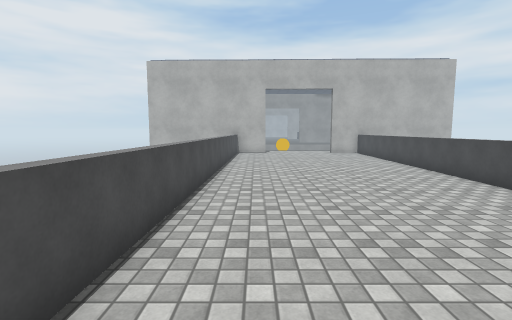
view 1 (above)

23 first-person views from a walk through a scene from a Unity 3-D project. The camera is 1.4 m above the floor, tilts 6° down and sees 85° across. The floor is counted in squares, 0.89 m on a side. Each view is taken from the middle of a square. On the plan, view 1 faces up. The plan holds only what a view shows up to about 14 squares ahead; the rest is blank. The place goes on beyond the plan. The player character is not drawn. Door leaves are left out, so doorways stand open. Surface patterns are stand-ins for the level's own textures.

view 2
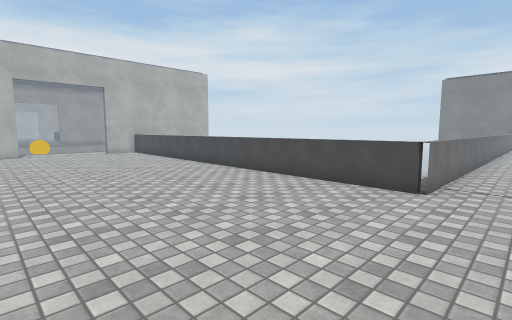

view 3
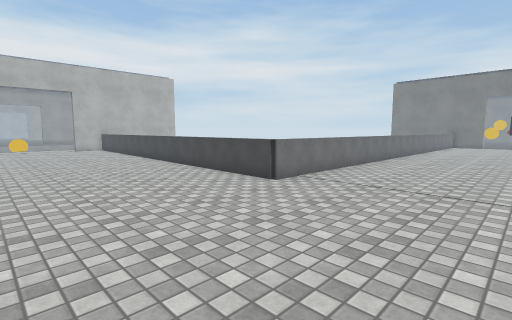

view 4
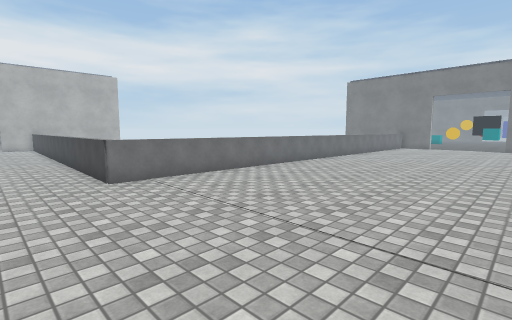

view 5
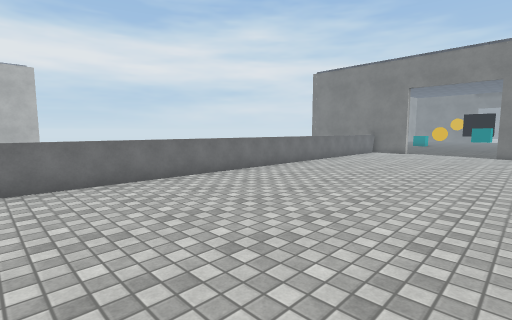

view 6
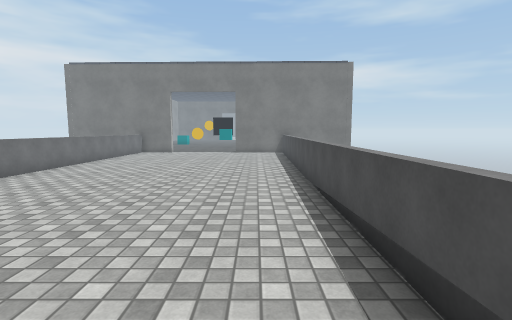

view 7
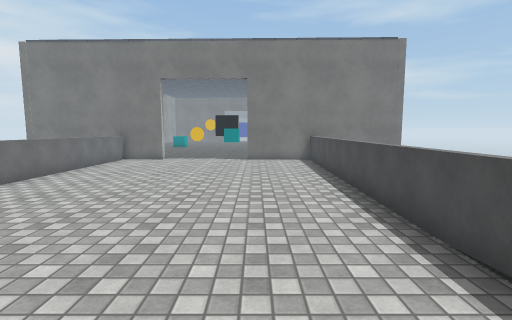

view 8
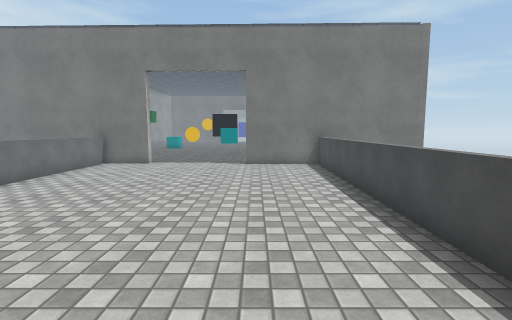

view 9
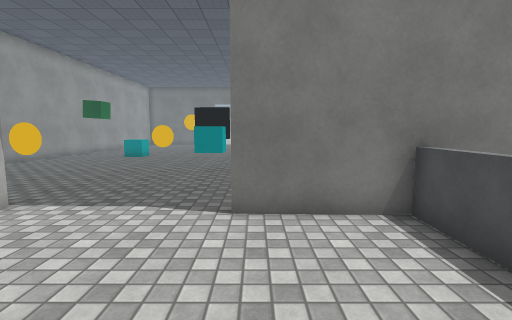

view 10
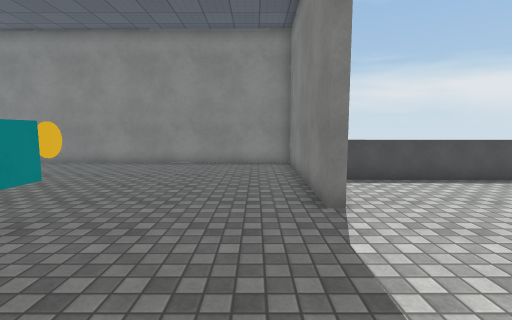

view 11
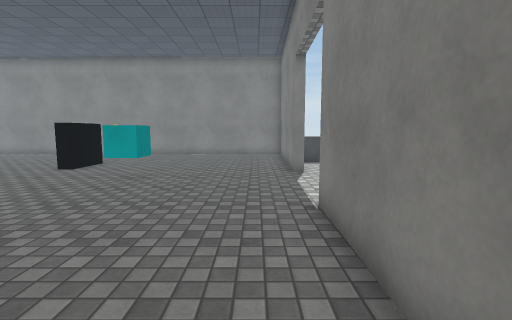

view 12
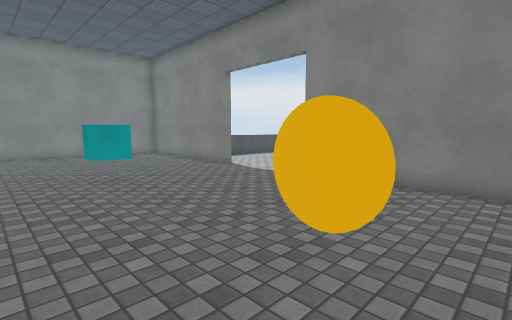

view 13
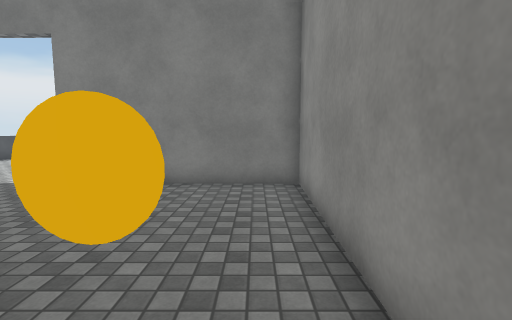

view 14
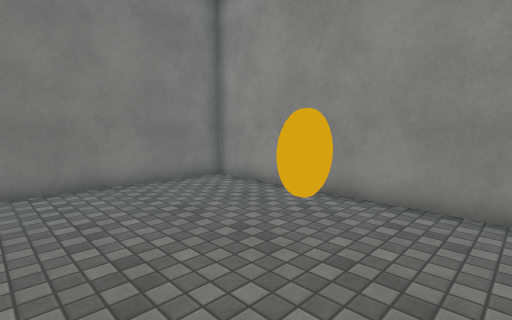

view 15
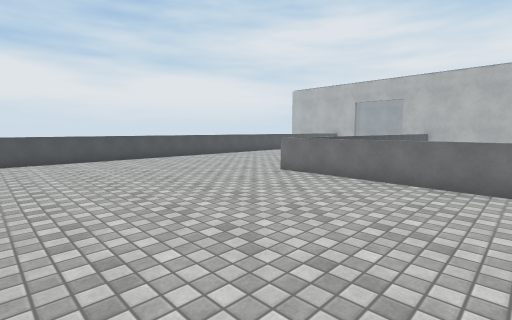

view 16
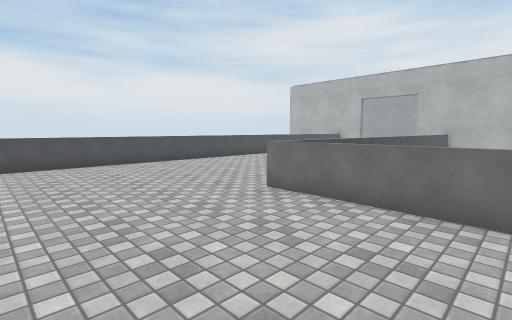

view 17
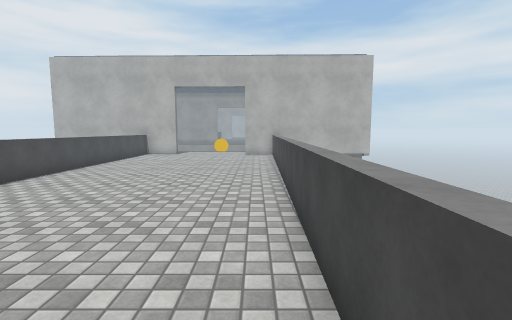

view 18
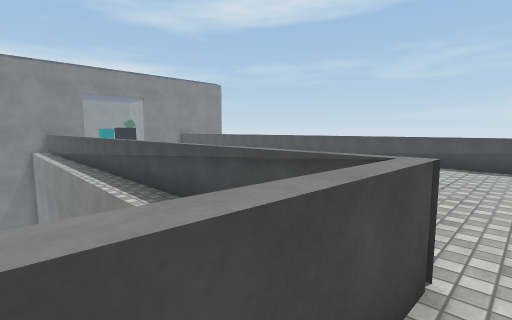

view 19
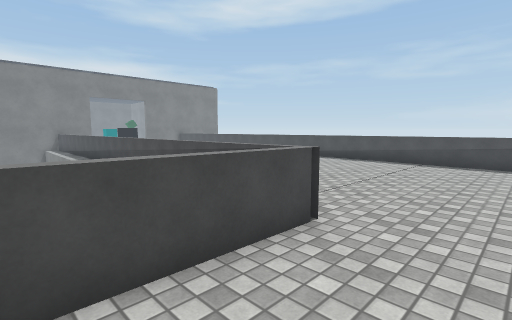

view 20
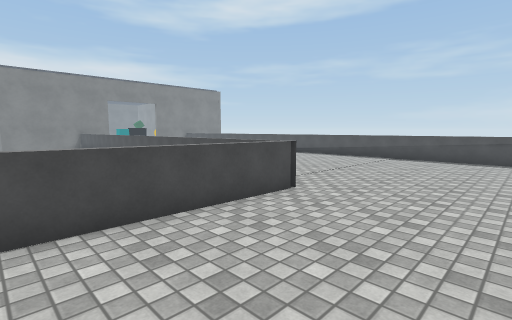

view 21
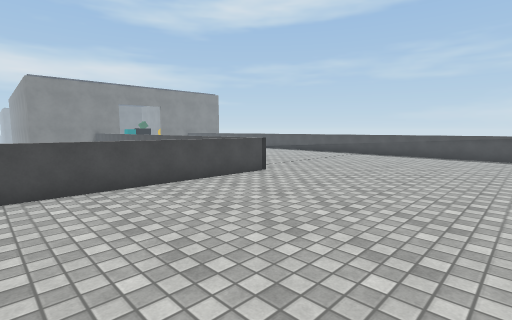

view 22
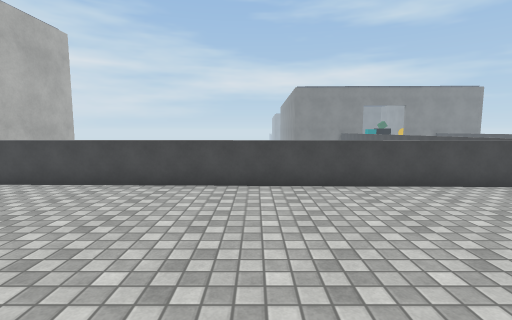

view 23
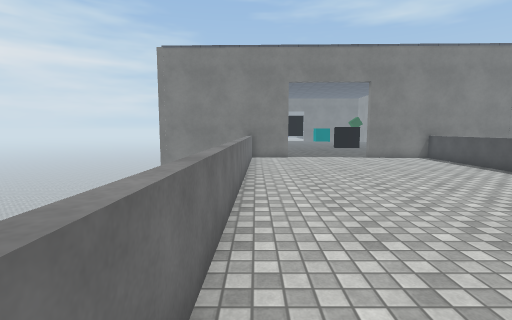

### Floor plan
Points are (right, up) in squares from view 1. A wall is a line through its corners. A room is listed if a view was taken in it or the views show most of it. See-through windows are left out.
Room 1 (views 1, 2, 3, 4, 5, 6, 7, 8, 9, 10, 11, 12, 13, 14, 15, 16, 17, 18, 19, 20, 21, 22, 23)
walls: (30.3, 0.2) (6.7, 0.8) (7, 15.5); (30.1, -10.1) (30.2, -6.5) (30.5, -6.5) (30.4, -14.4) (39.6, -14.6); (2.7, -9.3) (30.2, -9.9); (35.7, -4.6) (36.7, -4.7) (36.7, -5.8) (35.7, -5.7) (35.7, -4.6); (36.5, 1.8) (36.6, 3.2) (36.6, 1.8); (-0.3, -9.2) (0.7, -9.2); (39.1, 5.1) (30.8, 5.3) (30.7, -1.9) (30.3, -1.9) (30.4, 1.6); (39.4, -9.5) (39.4, -7.2); (-1.4, 15) (-1.9, -7.4)

Where each view was taken, in squares from view 1:
view 1: 0 up, 0 right, facing up
view 2: 1 down, 1 left, facing up-right
view 3: 5 down, 0 right, facing up-right
view 4: 8 down, 4 right, facing up-right
view 5: 8 down, 10 right, facing up-right
view 6: 8 down, 10 right, facing right
view 7: 7 down, 15 right, facing right
view 8: 7 down, 17 right, facing right
view 9: 7 down, 25 right, facing right
view 10: 1 down, 32 right, facing down
view 11: 4 up, 32 right, facing down
view 12: 4 up, 39 right, facing down-left
view 13: 4 up, 39 right, facing left
view 14: 1 down, 39 right, facing up-left
view 15: 8 down, 14 right, facing up-left
view 16: 5 down, 12 right, facing up-left
view 17: 1 up, 6 right, facing up
view 18: 4 up, 6 right, facing down-right
view 19: 5 up, 4 right, facing down-right
view 20: 7 up, 2 right, facing down-right
view 21: 9 up, 1 left, facing down-right
view 22: 10 up, 1 left, facing right
view 23: 0 up, 14 right, facing right
